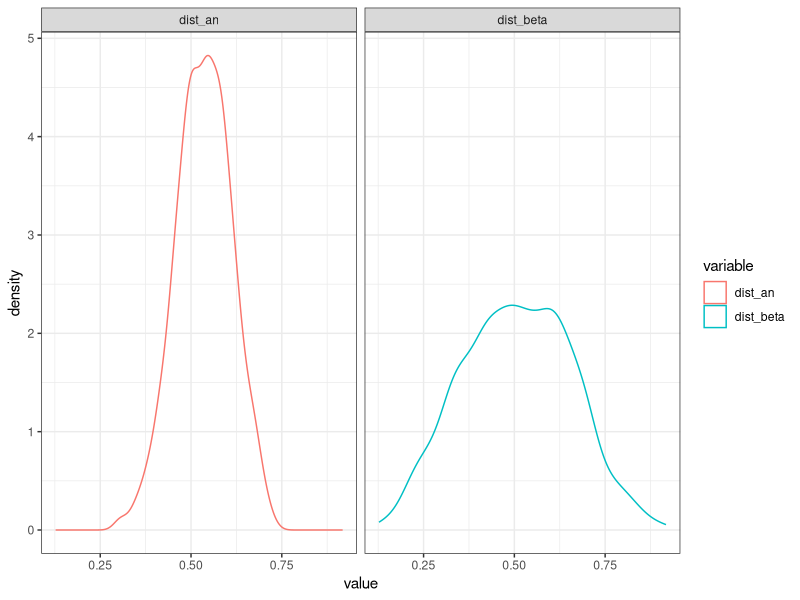
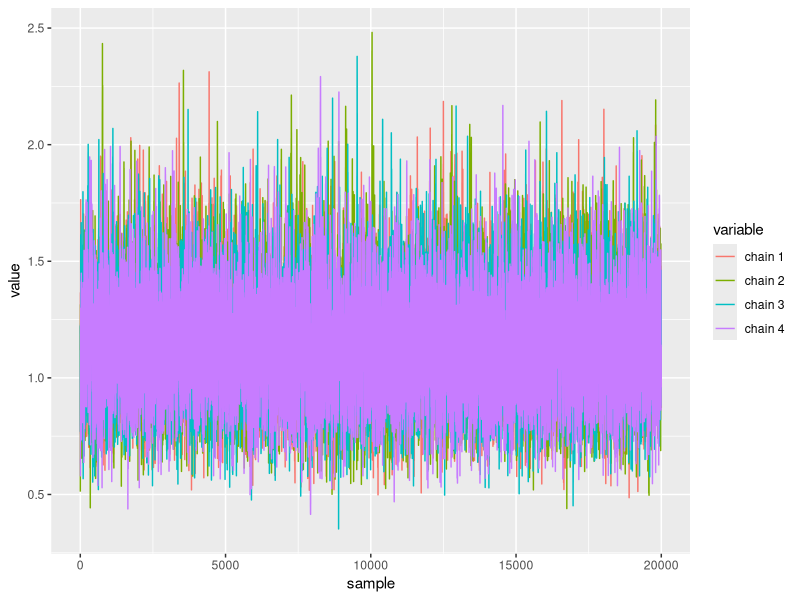
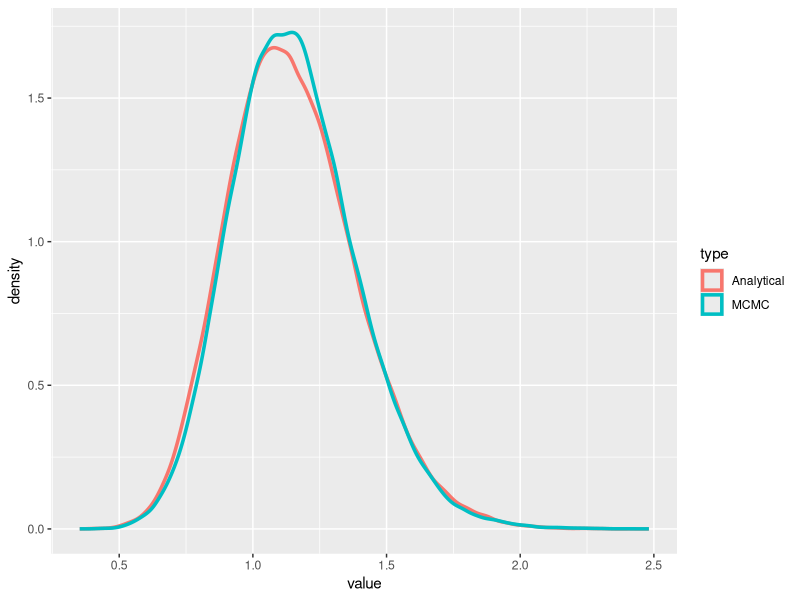
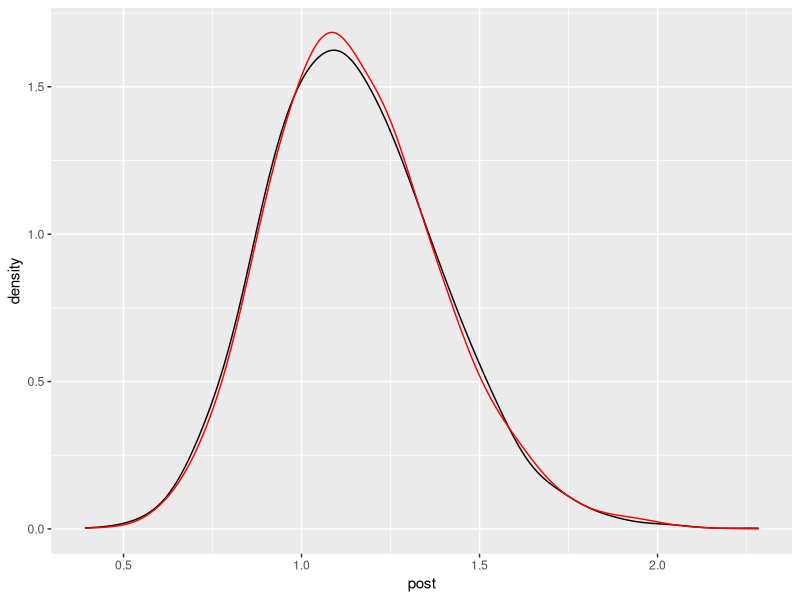
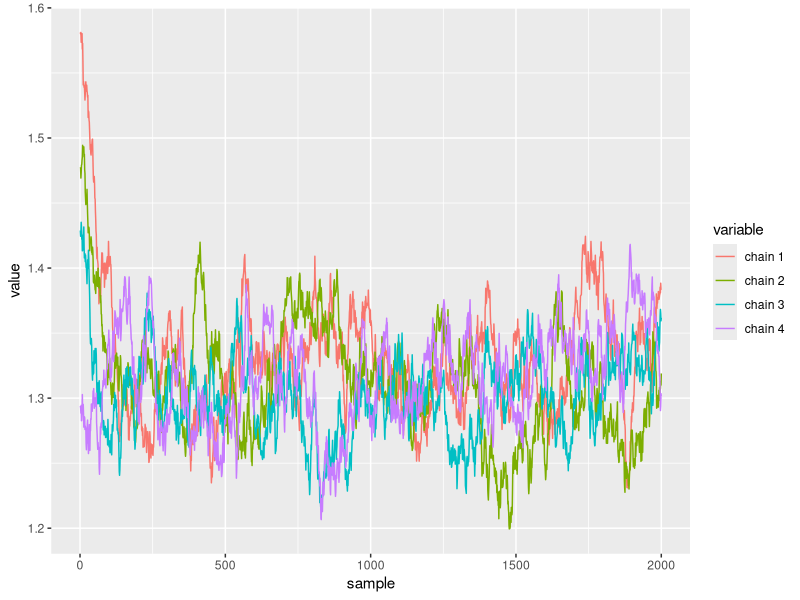
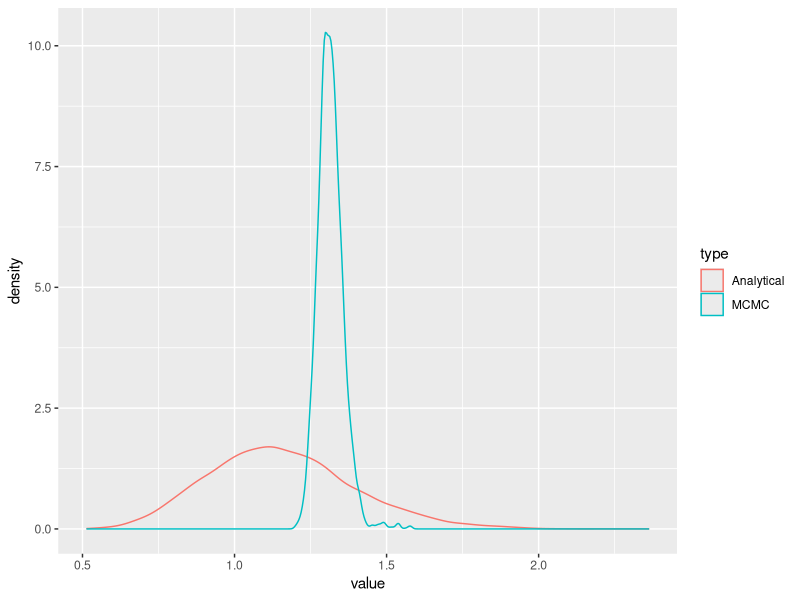

Source code (R) for these figures, in order:
# data: 1, 1, 2, 0, 1, 2, 0, 5, 0, 1
# Likelihood
# y_i ~ Poisson(lambda)
# Prior
# lambda ~ Gamma(10,10)
# Posterior
# lambda|y ~ Gamma(23,20)
library(truncnorm)
library(ggplot2)

theta = seq(0,1,length = 1000)
dat = data.frame(theta = theta)
dat$dist_an = rbeta(1000,23,20)
dat$dist_beta = rbeta(1000,5,5)

library(reshape2)

ggplot(melt(dat,id = "theta"),aes(x = value,group = variable,colour = variable))+
  geom_density()+
  theme_bw()+
  facet_wrap(~variable)


y <- c(1, 1, 2, 0, 1, 2, 0, 5, 0, 1)
y
# y_i ~ Poisson(lambda)
# lambda ~ Gamma(10,10)
nsamp <- 20000
mcmc <- function(y,step_size){
  nsamp <- 20000
  lambda_chain <- rep(NA,nsamp)
  reject <- 0
  
  # Intialization
  lambda_chain[1] <- rgamma(1,10,10)
  i <- 1
  
  while(i < nsamp){
    proposal_lambda <- 
      rtruncnorm(1,a=0,b=Inf,mean=lambda_chain[i],sd=step_size)
    lkl_proposal <- prod(dpois(y,proposal_lambda))
    prior_proposal <- dgamma(proposal_lambda,10,10)
    forward_density <- 
      dtruncnorm(proposal_lambda,a=0,b=Inf,mean=lambda_chain[i],sd=step_size)
    lkl_current <- prod(dpois(y,lambda_chain[i]))
    prior_current <- dgamma(lambda_chain[i],10,10)
    backward_density <- 
      dtruncnorm(lambda_chain[i],a=0,b=Inf,mean=proposal_lambda,sd=step_size)
    H <- (lkl_proposal*prior_proposal*backward_density)/(lkl_current*prior_current*forward_density)
    astr <- runif(1,0,1)
    if(astr<min(1,H)){
      lambda_chain[i+1] <- proposal_lambda
      i <- i+1
    }else{
      reject <- reject+1
    }
  }
  return(list(lambda_chain=lambda_chain,reject=reject))
}

chain1 <- mcmc(y=y,step_size = 0.2)
chain2 <- mcmc(y=y,step_size = 0.2)
chain3 <- mcmc(y=y,step_size = 0.2)
chain4 <- mcmc(y=y,step_size = 0.2)

rejection_count <- chain1$reject
rate <- (rejection_count/(nsamp+rejection_count))*100
rate

chains <- data.frame(matrix(nrow = nsamp,ncol=4))
colnames(chains) <- c("chain 1","chain 2","chain 3","chain 4")
chains$`chain 1`<- chain1$lambda_chain
chains$`chain 2`<- chain2$lambda_chain
chains$`chain 3` <- chain3$lambda_chain
chains$`chain 4` <- chain4$lambda_chain

chains$sample <- 1:nsamp
library(ggplot2)
library(reshape2)
ggplot(melt(chains,id="sample"),aes(x=sample,y=value,group=variable,color=variable))+
  geom_line()

chain.m <- melt(chains,id="sample")
chain.m <- rbind(chain.m,data.frame(sample=1:nsamp*4,
                                    variable=rep("0",nsamp*4),
                            value=rgamma(nsamp*4,23,20)))
chain.m$type <- factor(c(rep("MCMC",nsamp*4),rep("Analytical",nsamp*4)))

ggplot(chain.m,aes(x=value,group=type,color=type))+
  geom_density(size = 1.2)

#####
## Importance sampling ###
y

nsamp <- 200000
proposal_lambda <- rgamma(nsamp,5,5)
weights <- rep(NA,nsamp)
for(i in 1:nsamp){
  likelihood <- prod(dpois(y,lambda=proposal_lambda[i]))
  prior <- dgamma(proposal_lambda[i],10,10)
  proposal_dens <- dgamma(proposal_lambda[i],5,5)
  weights[i] <- likelihood*prior/proposal_dens
}
  
posterior_lambda <- sample(proposal_lambda,size=5000,
                           prob=weights)
df.post <- data.frame(post=posterior_lambda)

analytic_post <- rgamma(5000,10+sum(y),10+length(y))
df.post$analytical <- analytic_post
library(ggplot2)
ggplot(df.post,aes(x=post))+
  geom_density(adjust=1.5)+
  geom_density(aes(x=analytical),color="red",adjust=1.5)

##############################


y <- rpois(1000,lambda = 1.3)

nsamp <- 2000
mcmc <- function(y,step_size){
  nsamp <- 2000
  lambda_chain <- rep(NA,nsamp)
  reject <- 0
  
  # Intialization
  lambda_chain[1] <- rgamma(1,10,10)
  i <- 1
  
  while(i < nsamp){
    proposal_lambda <- 
      rtruncnorm(1,a=0,b=Inf,mean=lambda_chain[i],sd=step_size)
    
    log_lkl_proposal <- sum(dpois(y,proposal_lambda,log = TRUE))
    log_prior_proposal <- dgamma(proposal_lambda,10,10,log = TRUE)
    log_forward_density <- 
      log(dtruncnorm(proposal_lambda,a=0,b=Inf,mean=lambda_chain[i],sd=step_size))
    
    log_lkl_current <- sum(dpois(y,lambda_chain[i],log = TRUE))
    log_prior_current <- dgamma(lambda_chain[i],10,10,log=TRUE)
    log_backward_density <- 
      log(dtruncnorm(lambda_chain[i],a=0,b=Inf,mean=proposal_lambda,sd=step_size))
    
    H <- exp((log_lkl_proposal+log_prior_proposal+log_backward_density)-(log_lkl_current+log_prior_current+log_forward_density))
    astr <- runif(1,0,1)
    if(astr<min(1,H)){
      lambda_chain[i+1] <- proposal_lambda
      i <- i+1
    }else{
      reject <- reject+1
    }
  }
  return(list(lambda_chain=lambda_chain,reject=reject))
}

chain1 <- mcmc(y=y,step_size = 0.008)
chain2 <- mcmc(y=y,step_size = 0.008)
chain3 <- mcmc(y=y,step_size = 0.008)
chain4 <- mcmc(y=y,step_size = 0.008)

rejection_count <- chain1$reject
rate <- (rejection_count/(nsamp+rejection_count))*100
rate

chains <- data.frame(matrix(nrow = 2000,ncol=4))
colnames(chains) <- c("chain 1","chain 2","chain 3","chain 4")
chains$`chain 1`<- chain1$lambda_chain
chains$`chain 2`<- chain2$lambda_chain
chains$`chain 3` <- chain3$lambda_chain
chains$`chain 4` <- chain4$lambda_chain

chains$sample <- 1:nsamp
library(ggplot2)
library(reshape2)
ggplot(melt(chains,id="sample"),aes(x=sample,y=value,group=variable,color=variable))+
  geom_line()+scale_x_continuous(limits = c(1,2000))

quantile(melt(chains,id="sample")$value,probs=c(.025,0.975))




chain.m <- melt(chains,id="sample")
chain.m <- rbind(chain.m,data.frame(sample=1:8000,
                                    variable=rep("0",8000),
                                    value=rgamma(8000,23,20)))
View(chain.m)
chain.m$type <- factor(c(rep("MCMC",8000),rep("Analytical",8000)))
View(chain.m)
ggplot(chain.m,aes(x=value,group=type,color=type))+
  geom_density()

###############################
